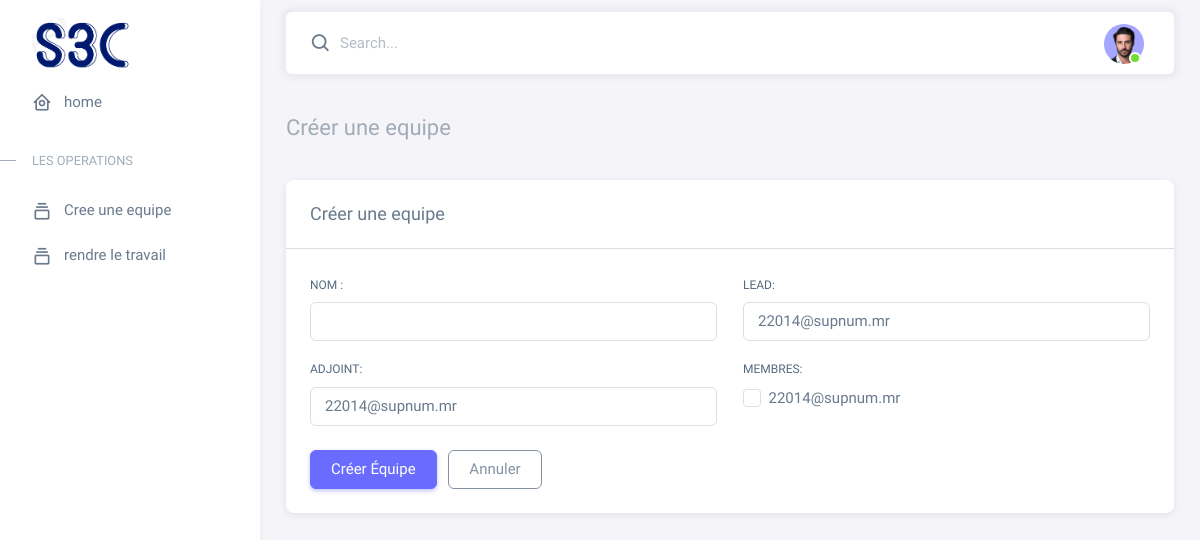
The app's page /creer_equipe/, older data.
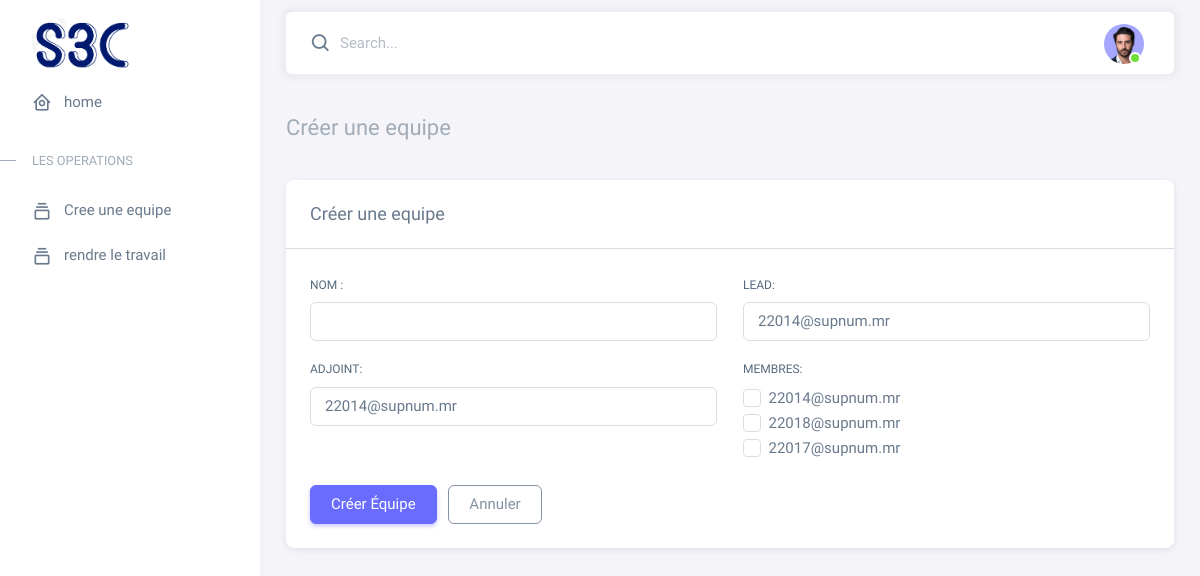
The same page, newer data.
### main/models.py (models this page shows)
class Utilisateur(models.Model):
    ROLES_CHOICES = (
        ('étudiant', 'Étudiant'),
        ('organisateur', 'Organisateur'),
        ('jury', 'Jury'),
    )
    email = models.EmailField(unique=True)
    motDePasse = models.CharField(max_length=255)
    role = models.CharField(max_length=12, choices=ROLES_CHOICES)

### main/views.py (the view, shortened to what this page needs)
# urls.py: path('creer_equipe/', views.creer_equipe, name='creer_equipe'),
def creer_equipe(request):
    utilisateurs = Utilisateur.objects.filter(role='étudiant').annotate(num_inscriptions=Count('inscription')).filter(num_inscriptions=0)
    return render(request, 'creer_equipe.html', {'utilisateurs': utilisateurs})

### main/templates/creer_equipe.html (shortened to what this page needs)
{% extends 'navbar_etud.html' %}
{% load static %}
{% block content %}
<div class="content-wrapper">
  <div class="container-xxl flex-grow-1 container-p-y">
      <h4 class="py-3 mb-4"><span class="text-muted fw-light">Créer une equipe </span></h4>
      <div class="row">
          <div class="col-md-12">
              <div class="card mb-4">
                  <h5 class="card-header">Créer une equipe </h5>
                  <hr class="my-0" />
                  <div class="card-body">
                    <form id="formAccountSettings" method="POST" action="{% url 'creer_equipe' %}" >
                      <div class="row">
                        <div class="mb-3 col-md-6">
                            <label for="firstName" class="form-label">Nom :</label>
                            <input class="form-control" type="text" id="firstName" name="nom_equipe"  autofocus  required/>
                        </div>
                        <div class="mb-3 col-md-6">
                            <label for="lead_id" class="form-label">Lead:</label>
                            <select id="lead_id" name="lead_id" class="form-control" required>
                                {% for utilisateur in utilisateurs %}
                                <option value="{{ utilisateur.id }}">{{ utilisateur.email }}</option>
                                {% endfor %}
                            </select>
                        </div>
                        <div class="mb-3 col-md-6">
                            <label for="adjoint_id" class="form-label">Adjoint:</label>
                            <select id="adjoint_id" name="adjoint_id" class="form-control" required>
                                {% for utilisateur in utilisateurs %}
                                <option value="{{ utilisateur.id }}">{{ utilisateur.email }} {{ utilisateur.spécialité }}</option>
                                {% endfor %}
                            </select>
                        </div>
                        <div class="mb-3 col-md-6">
                          <label class="form-label">Membres:</label><br>
                          {% for utilisateur in utilisateurs %}
                            <div class="form-check">
                              <input class="form-check-input" type="checkbox" id="membre_{{ utilisateur.id }}" name="membres_ids" value="{{ utilisateur.id }}" required>
                              <label class="form-check-label" for="membre_{{ utilisateur.id }}">
                                {{ utilisateur.email }} {{ utilisateur.spécialité }}
                              </label>
                            </div>
                          {% endfor %}
                        </div>
                      </div>
                      <div class="mt-2">
                        <button type="submit" class="btn btn-primary me-2">Créer Équipe </button>
                        <button type="reset" class="btn btn-outline-secondary">Annuler</button>
                      </div>
                    </form>
                  </div>
              </div>
          </div>
      </div>
  </div>
</div>
{% endblock %}

Row changes from the older to the newer data that the page shows:
added Utilisateur: email "22018@supnum.mr"
added Utilisateur: email "22017@supnum.mr"
